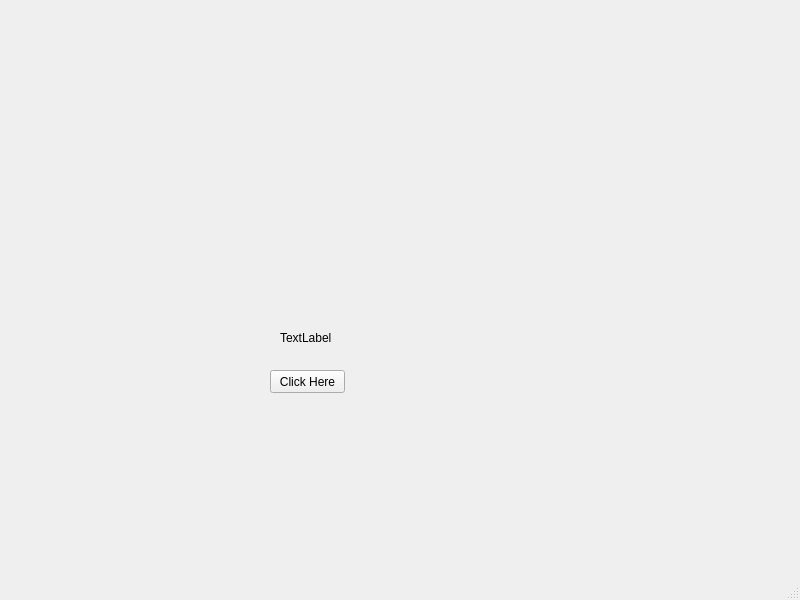
<?xml version="1.0" encoding="UTF-8"?>
<ui version="4.0">
 <class>MainWindow</class>
 <widget class="QMainWindow" name="MainWindow">
  <property name="geometry">
   <rect>
    <x>0</x>
    <y>0</y>
    <width>800</width>
    <height>600</height>
   </rect>
  </property>
  <property name="windowTitle">
   <string>MainWindow</string>
  </property>
  <widget class="QWidget" name="centralwidget">
   <widget class="QLabel" name="label">
    <property name="geometry">
     <rect>
      <x>280</x>
      <y>330</y>
      <width>51</width>
      <height>16</height>
     </rect>
    </property>
    <property name="text">
     <string>TextLabel</string>
    </property>
   </widget>
   <widget class="QPushButton" name="ClickMeButton">
    <property name="geometry">
     <rect>
      <x>270</x>
      <y>370</y>
      <width>75</width>
      <height>23</height>
     </rect>
    </property>
    <property name="text">
     <string>Click Here</string>
    </property>
   </widget>
  </widget>
  <widget class="QMenuBar" name="menubar">
   <property name="geometry">
    <rect>
     <x>0</x>
     <y>0</y>
     <width>800</width>
     <height>21</height>
    </rect>
   </property>
  </widget>
  <widget class="QStatusBar" name="statusbar"/>
 </widget>
 <resources/>
 <connections/>
</ui>
